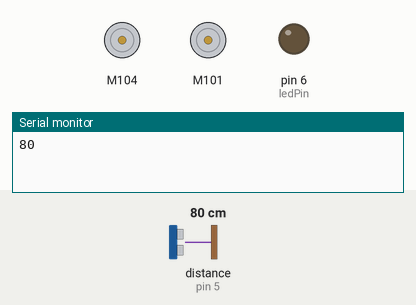
Recording of a sketch running on a simulated Arduino Uno, built with avr-gcc and run on an emulated ATmega328P. Parts: 2 × DC motor (green arrow = forward, orange = backward, longer = faster), output pins drawn as LEDs (lit = HIGH), the last lines printed to the serial monitor. Wiring (inferred from the names in the program): ultrasonic range finder: trigger pin 5; echo pin 5. Dashed ring = blinking. Inputs (shaded band) come from the test bench; at power-on: distance to the obstacle (sensor on pin 5) 80 cm. The echo pulse lasts 58.3 µs per cm.

Above: at 1.2 s.
1.3 s: distance to the obstacle (sensor on pin 5) set to 12 cm
At 1.66 s:
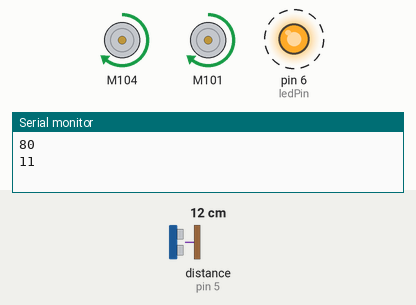
4.8 s: distance to the obstacle (sensor on pin 5) set to 9 cm
At 5.8 s:
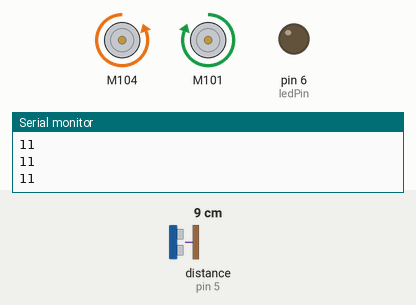
6.9 s: distance to the obstacle (sensor on pin 5) set to 18 cm
At 7.05 s:
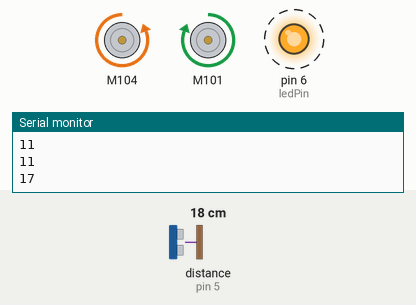
10.4 s: distance to the obstacle (sensor on pin 5) set to 2 cm
At 11.6 s:
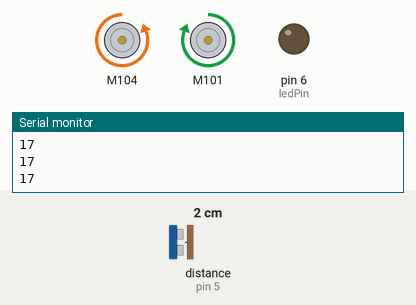
12.4 s: distance to the obstacle (sensor on pin 5) set to 250 cm
At 12.8 s:
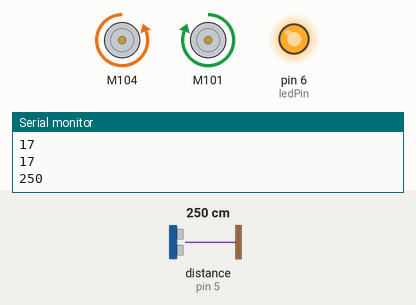
Timing chart, 0 to 16.4 s (numbered marks = the images above; inputs shaded):
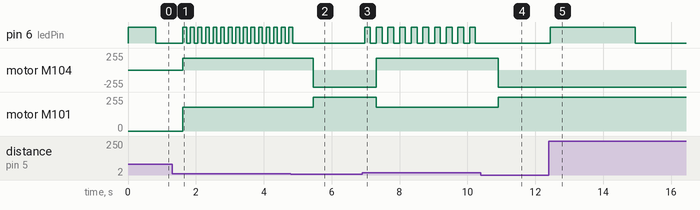

The sketch:

USRFsensorbot.ino
```cpp
#include "MotorDriver.h"
MotorDriver motor;
const int pingPin = 5;
const int ledPin  = 6;

void setup()
{
  motor.begin();
  Serial.begin(9600);
  pinMode(ledPin, OUTPUT);

}
void loop()
{
 int cm = ping(pingPin); // " int cm " must be defined in both "loop" and "else".

  if (cm < 10) // " cm " is the value returned by the Ultrasonic sensor.
 {
  delay (500);
  motor.speed(0, -100);
  motor.speed(1, 100);
 }

  else
  {

  int cm = ping(pingPin) ; // The sensors function has priority over the motors. Therefore it's written first.
  Serial.println(cm);
  digitalWrite(ledPin, HIGH); // Led is used to confirm that the sensor is funtioning normally.
  delay(cm * 10);
  digitalWrite(ledPin, LOW);
  delay(cm * 10);
  motor.speed(0, 70); // Motor channal 0
  motor.speed(1, 70); // Motor channal 1
  }
}

int ping(int pingPin)
{
  long duration, cm;

  pinMode(pingPin, OUTPUT);
  digitalWrite(pingPin, LOW);
  delayMicroseconds(2);
  digitalWrite(pingPin, HIGH);
  delayMicroseconds(5);
  digitalWrite(pingPin, LOW);

  pinMode(pingPin, INPUT);
  duration = pulseIn(pingPin, HIGH);

  cm = microsecondsToCentimeters(duration);
  return cm;
}

long microsecondsToCentimeters(long microseconds)
{
  return microseconds / 29 / 2;
}

//88888888888888888888888888888888888888888888888888888888888888888888888888888888888888888
//88888888888888888888888888888888888888888888888888888888888888888888888888888888888888888
//88888888888888888888888888888888888888888888888888888888888888888888888888888888888888888
```

Measured:
- the behaviour switches between 11 and 10 cm on distance to the obstacle (sensor on pin 5) (found by bisection; images 1 and 2)
- after the input at 1.3 s, pin 6 (ledPin): alternates HIGH for 0.11 s and LOW for 0.11 s, starting after 0.42 s
- after the input at 4.8 s, pin 6 (ledPin): goes on until 4.9 s, then stays LOW; motor M104: forward 178/255 → backward 255/255 after 0.66 s; motor M101: forward 178/255 → forward 255/255 after 0.66 s
- after the input at 6.9 s, pin 6 (ledPin): alternates HIGH for 0.17 s and LOW for 0.17 s, starting after 0.07 s; motor M104: backward 255/255 → forward 178/255 after 0.41 s; motor M101: forward 255/255 → forward 178/255 after 0.41 s
- after the input at 10.4 s, pin 6 (ledPin): stops changing and stays LOW; motor M104: forward 178/255 → backward 255/255 after 0.51 s; motor M101: forward 178/255 → forward 255/255 after 0.51 s
- after the input at 12.4 s, pin 6 (ledPin): LOW → HIGH at once, → LOW 2.5 s later
